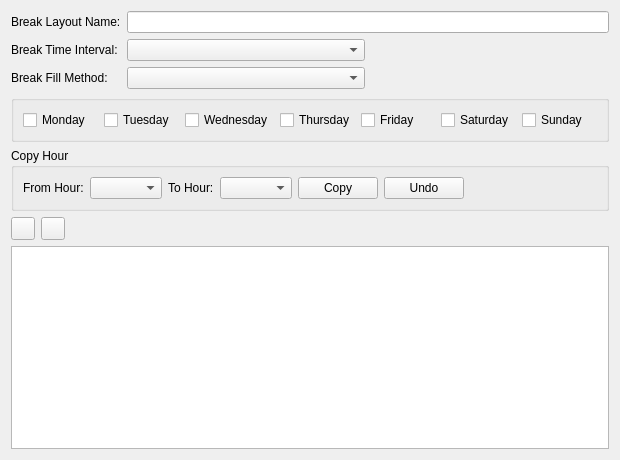
<?xml version="1.0" encoding="UTF-8"?>
<ui version="4.0">
 <class>BreakLayoutForm</class>
 <widget class="QWidget" name="BreakLayoutForm">
  <property name="geometry">
   <rect>
    <x>0</x>
    <y>0</y>
    <width>620</width>
    <height>460</height>
   </rect>
  </property>
  <property name="sizePolicy">
   <sizepolicy hsizetype="Preferred" vsizetype="Preferred">
    <horstretch>0</horstretch>
    <verstretch>1</verstretch>
   </sizepolicy>
  </property>
  <property name="minimumSize">
   <size>
    <width>620</width>
    <height>460</height>
   </size>
  </property>
  <property name="maximumSize">
   <size>
    <width>620</width>
    <height>16777215</height>
   </size>
  </property>
  <property name="windowTitle">
   <string>Form</string>
  </property>
  <layout class="QVBoxLayout" name="verticalLayout">
   <item>
    <layout class="QGridLayout" name="gridLayout" columnstretch="0,1,1" columnminimumwidth="0,0,0">
     <item row="1" column="1">
      <widget class="QComboBox" name="cbTimeInterval"/>
     </item>
     <item row="0" column="0">
      <widget class="QLabel" name="label">
       <property name="text">
        <string>Break Layout Name:</string>
       </property>
      </widget>
     </item>
     <item row="1" column="0">
      <widget class="QLabel" name="label_2">
       <property name="text">
        <string>Break Time Interval:</string>
       </property>
      </widget>
     </item>
     <item row="0" column="1" colspan="2">
      <widget class="QLineEdit" name="edtName"/>
     </item>
     <item row="1" column="2">
      <widget class="QLabel" name="label_3">
       <property name="text">
        <string/>
       </property>
      </widget>
     </item>
     <item row="2" column="0">
      <widget class="QLabel" name="label_6">
       <property name="text">
        <string>Break Fill Method:</string>
       </property>
      </widget>
     </item>
     <item row="2" column="1">
      <widget class="QComboBox" name="cbBreakFillMethod"/>
     </item>
    </layout>
   </item>
   <item>
    <widget class="QGroupBox" name="groupBox">
     <property name="title">
      <string/>
     </property>
     <layout class="QHBoxLayout" name="horizontalLayout">
      <item>
       <widget class="QCheckBox" name="cbMon">
        <property name="text">
         <string>Monday</string>
        </property>
       </widget>
      </item>
      <item>
       <widget class="QCheckBox" name="cbTue">
        <property name="text">
         <string>Tuesday</string>
        </property>
       </widget>
      </item>
      <item>
       <widget class="QCheckBox" name="cbWed">
        <property name="text">
         <string>Wednesday</string>
        </property>
       </widget>
      </item>
      <item>
       <widget class="QCheckBox" name="cbThu">
        <property name="text">
         <string>Thursday</string>
        </property>
       </widget>
      </item>
      <item>
       <widget class="QCheckBox" name="cbFri">
        <property name="text">
         <string>Friday</string>
        </property>
       </widget>
      </item>
      <item>
       <widget class="QCheckBox" name="cbSat">
        <property name="text">
         <string>Saturday</string>
        </property>
       </widget>
      </item>
      <item>
       <widget class="QCheckBox" name="cbSun">
        <property name="text">
         <string>Sunday</string>
        </property>
       </widget>
      </item>
     </layout>
    </widget>
   </item>
   <item>
    <widget class="QGroupBox" name="groupBox_2">
     <property name="title">
      <string>Copy Hour</string>
     </property>
     <layout class="QGridLayout" name="gridLayout_2">
      <property name="rightMargin">
       <number>9</number>
      </property>
      <item row="0" column="5">
       <widget class="QPushButton" name="btnUndo">
        <property name="text">
         <string>Undo</string>
        </property>
       </widget>
      </item>
      <item row="0" column="0">
       <widget class="QLabel" name="label_4">
        <property name="text">
         <string>From Hour:</string>
        </property>
       </widget>
      </item>
      <item row="0" column="3">
       <widget class="QComboBox" name="cbToHour"/>
      </item>
      <item row="0" column="1">
       <widget class="QComboBox" name="cbFromHour"/>
      </item>
      <item row="0" column="2">
       <widget class="QLabel" name="label_5">
        <property name="text">
         <string>To Hour:</string>
        </property>
       </widget>
      </item>
      <item row="0" column="4">
       <widget class="QPushButton" name="btnCopy">
        <property name="text">
         <string>Copy</string>
        </property>
       </widget>
      </item>
      <item row="0" column="6">
       <spacer name="horizontalSpacer">
        <property name="orientation">
         <enum>Qt::Horizontal</enum>
        </property>
        <property name="sizeHint" stdset="0">
         <size>
          <width>40</width>
          <height>20</height>
         </size>
        </property>
       </spacer>
      </item>
     </layout>
    </widget>
   </item>
   <item>
    <layout class="QHBoxLayout" name="horizontalLayout_2">
     <item>
      <widget class="QToolButton" name="tbInsert">
       <property name="text">
        <string/>
       </property>
      </widget>
     </item>
     <item>
      <widget class="QToolButton" name="tbDelete">
       <property name="text">
        <string/>
       </property>
      </widget>
     </item>
     <item>
      <spacer name="horizontalSpacer_2">
       <property name="orientation">
        <enum>Qt::Horizontal</enum>
       </property>
       <property name="sizeHint" stdset="0">
        <size>
         <width>40</width>
         <height>20</height>
        </size>
       </property>
      </spacer>
     </item>
    </layout>
   </item>
   <item>
    <widget class="QTableView" name="tvBreakLayoutLine">
     <property name="selectionMode">
      <enum>QAbstractItemView::SingleSelection</enum>
     </property>
     <property name="selectionBehavior">
      <enum>QAbstractItemView::SelectRows</enum>
     </property>
    </widget>
   </item>
  </layout>
 </widget>
 <resources/>
 <connections/>
</ui>
